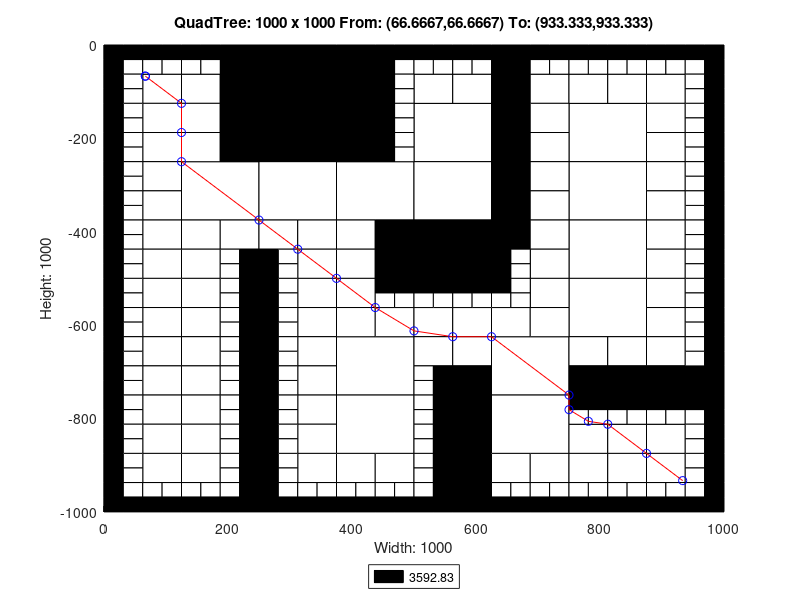

This figure's MATLAB source:
axis([0 1000 -1000 0]);
title('QuadTree: 1000 x 1000 From: (66.6667,66.6667) To: (933.333,933.333)');
xlabel('Width: 1000');
ylabel('Height: 1000');
rectangle('Position',[250 -125 125 125], 'FaceColor',[0 0 0]);
rectangle('Position',[250 -250 125 125], 'FaceColor',[0 0 0]);
rectangle('Position',[125 -375 125 125], 'FaceColor',[1 1 1]);
rectangle('Position',[250 -375 125 125], 'FaceColor',[1 1 1]);
rectangle('Position',[375 -375 125 125], 'FaceColor',[1 1 1]);
rectangle('Position',[500 -250 125 125], 'FaceColor',[1 1 1]);
rectangle('Position',[750 -250 125 125], 'FaceColor',[1 1 1]);
rectangle('Position',[500 -375 125 125], 'FaceColor',[1 1 1]);
rectangle('Position',[500 -500 125 125], 'FaceColor',[0 0 0]);
rectangle('Position',[750 -375 125 125], 'FaceColor',[1 1 1]);
rectangle('Position',[750 -500 125 125], 'FaceColor',[1 1 1]);
rectangle('Position',[375 -750 125 125], 'FaceColor',[1 1 1]);
rectangle('Position',[375 -875 125 125], 'FaceColor',[1 1 1]);
rectangle('Position',[625 -750 125 125], 'FaceColor',[1 1 1]);
rectangle('Position',[750 -625 125 125], 'FaceColor',[1 1 1]);
rectangle('Position',[625 -875 125 125], 'FaceColor',[1 1 1]);
rectangle('Position',[62.5 -125 62.5 62.5], 'FaceColor',[1 1 1]);
rectangle('Position',[187.5 -62.5 62.5 62.5], 'FaceColor',[0 0 0]);
rectangle('Position',[125 -125 62.5 62.5], 'FaceColor',[1 1 1]);
rectangle('Position',[187.5 -125 62.5 62.5], 'FaceColor',[0 0 0]);
rectangle('Position',[62.5 -187.5 62.5 62.5], 'FaceColor',[1 1 1]);
rectangle('Position',[62.5 -250 62.5 62.5], 'FaceColor',[1 1 1]);
rectangle('Position',[125 -187.5 62.5 62.5], 'FaceColor',[1 1 1]);
rectangle('Position',[187.5 -187.5 62.5 62.5], 'FaceColor',[0 0 0]);
rectangle('Position',[125 -250 62.5 62.5], 'FaceColor',[1 1 1]);
rectangle('Position',[187.5 -250 62.5 62.5], 'FaceColor',[0 0 0]);
rectangle('Position',[375 -62.5 62.5 62.5], 'FaceColor',[0 0 0]);
rectangle('Position',[375 -125 62.5 62.5], 'FaceColor',[0 0 0]);
rectangle('Position',[375 -187.5 62.5 62.5], 'FaceColor',[0 0 0]);
rectangle('Position',[375 -250 62.5 62.5], 'FaceColor',[0 0 0]);
rectangle('Position',[62.5 -312.5 62.5 62.5], 'FaceColor',[1 1 1]);
rectangle('Position',[62.5 -375 62.5 62.5], 'FaceColor',[1 1 1]);
rectangle('Position',[62.5 -437.5 62.5 62.5], 'FaceColor',[1 1 1]);
rectangle('Position',[62.5 -500 62.5 62.5], 'FaceColor',[1 1 1]);
rectangle('Position',[125 -437.5 62.5 62.5], 'FaceColor',[1 1 1]);
rectangle('Position',[187.5 -437.5 62.5 62.5], 'FaceColor',[1 1 1]);
rectangle('Position',[125 -500 62.5 62.5], 'FaceColor',[1 1 1]);
rectangle('Position',[250 -437.5 62.5 62.5], 'FaceColor',[1 1 1]);
rectangle('Position',[312.5 -437.5 62.5 62.5], 'FaceColor',[1 1 1]);
rectangle('Position',[312.5 -500 62.5 62.5], 'FaceColor',[1 1 1]);
rectangle('Position',[375 -437.5 62.5 62.5], 'FaceColor',[1 1 1]);
rectangle('Position',[437.5 -437.5 62.5 62.5], 'FaceColor',[0 0 0]);
rectangle('Position',[375 -500 62.5 62.5], 'FaceColor',[1 1 1]);
rectangle('Position',[437.5 -500 62.5 62.5], 'FaceColor',[0 0 0]);
rectangle('Position',[500 -125 62.5 62.5], 'FaceColor',[1 1 1]);
rectangle('Position',[562.5 -125 62.5 62.5], 'FaceColor',[1 1 1]);
rectangle('Position',[625 -62.5 62.5 62.5], 'FaceColor',[0 0 0]);
rectangle('Position',[625 -125 62.5 62.5], 'FaceColor',[0 0 0]);
rectangle('Position',[687.5 -125 62.5 62.5], 'FaceColor',[1 1 1]);
rectangle('Position',[625 -187.5 62.5 62.5], 'FaceColor',[0 0 0]);
rectangle('Position',[687.5 -187.5 62.5 62.5], 'FaceColor',[1 1 1]);
rectangle('Position',[625 -250 62.5 62.5], 'FaceColor',[0 0 0]);
rectangle('Position',[687.5 -250 62.5 62.5], 'FaceColor',[1 1 1]);
rectangle('Position',[750 -125 62.5 62.5], 'FaceColor',[1 1 1]);
rectangle('Position',[812.5 -125 62.5 62.5], 'FaceColor',[1 1 1]);
rectangle('Position',[875 -125 62.5 62.5], 'FaceColor',[1 1 1]);
rectangle('Position',[875 -187.5 62.5 62.5], 'FaceColor',[1 1 1]);
rectangle('Position',[875 -250 62.5 62.5], 'FaceColor',[1 1 1]);
rectangle('Position',[625 -312.5 62.5 62.5], 'FaceColor',[0 0 0]);
rectangle('Position',[687.5 -312.5 62.5 62.5], 'FaceColor',[1 1 1]);
rectangle('Position',[625 -375 62.5 62.5], 'FaceColor',[0 0 0]);
rectangle('Position',[687.5 -375 62.5 62.5], 'FaceColor',[1 1 1]);
rectangle('Position',[625 -437.5 62.5 62.5], 'FaceColor',[0 0 0]);
rectangle('Position',[687.5 -437.5 62.5 62.5], 'FaceColor',[1 1 1]);
rectangle('Position',[687.5 -500 62.5 62.5], 'FaceColor',[1 1 1]);
rectangle('Position',[875 -312.5 62.5 62.5], 'FaceColor',[1 1 1]);
rectangle('Position',[875 -375 62.5 62.5], 'FaceColor',[1 1 1]);
rectangle('Position',[875 -437.5 62.5 62.5], 'FaceColor',[1 1 1]);
rectangle('Position',[875 -500 62.5 62.5], 'FaceColor',[1 1 1]);
rectangle('Position',[62.5 -562.5 62.5 62.5], 'FaceColor',[1 1 1]);
rectangle('Position',[62.5 -625 62.5 62.5], 'FaceColor',[1 1 1]);
rectangle('Position',[125 -562.5 62.5 62.5], 'FaceColor',[1 1 1]);
rectangle('Position',[125 -625 62.5 62.5], 'FaceColor',[1 1 1]);
rectangle('Position',[62.5 -687.5 62.5 62.5], 'FaceColor',[1 1 1]);
rectangle('Position',[62.5 -750 62.5 62.5], 'FaceColor',[1 1 1]);
rectangle('Position',[125 -687.5 62.5 62.5], 'FaceColor',[1 1 1]);
rectangle('Position',[125 -750 62.5 62.5], 'FaceColor',[1 1 1]);
rectangle('Position',[312.5 -562.5 62.5 62.5], 'FaceColor',[1 1 1]);
rectangle('Position',[312.5 -625 62.5 62.5], 'FaceColor',[1 1 1]);
rectangle('Position',[375 -562.5 62.5 62.5], 'FaceColor',[1 1 1]);
rectangle('Position',[375 -625 62.5 62.5], 'FaceColor',[1 1 1]);
rectangle('Position',[437.5 -625 62.5 62.5], 'FaceColor',[1 1 1]);
rectangle('Position',[312.5 -687.5 62.5 62.5], 'FaceColor',[1 1 1]);
rectangle('Position',[312.5 -750 62.5 62.5], 'FaceColor',[1 1 1]);
rectangle('Position',[62.5 -812.5 62.5 62.5], 'FaceColor',[1 1 1]);
rectangle('Position',[62.5 -875 62.5 62.5], 'FaceColor',[1 1 1]);
rectangle('Position',[125 -812.5 62.5 62.5], 'FaceColor',[1 1 1]);
rectangle('Position',[125 -875 62.5 62.5], 'FaceColor',[1 1 1]);
rectangle('Position',[62.5 -937.5 62.5 62.5], 'FaceColor',[1 1 1]);
rectangle('Position',[125 -937.5 62.5 62.5], 'FaceColor',[1 1 1]);
rectangle('Position',[312.5 -812.5 62.5 62.5], 'FaceColor',[1 1 1]);
rectangle('Position',[312.5 -875 62.5 62.5], 'FaceColor',[1 1 1]);
rectangle('Position',[312.5 -937.5 62.5 62.5], 'FaceColor',[1 1 1]);
rectangle('Position',[375 -937.5 62.5 62.5], 'FaceColor',[1 1 1]);
rectangle('Position',[437.5 -937.5 62.5 62.5], 'FaceColor',[1 1 1]);
rectangle('Position',[500 -625 62.5 62.5], 'FaceColor',[1 1 1]);
rectangle('Position',[562.5 -625 62.5 62.5], 'FaceColor',[1 1 1]);
rectangle('Position',[687.5 -562.5 62.5 62.5], 'FaceColor',[1 1 1]);
rectangle('Position',[625 -625 62.5 62.5], 'FaceColor',[1 1 1]);
rectangle('Position',[687.5 -625 62.5 62.5], 'FaceColor',[1 1 1]);
rectangle('Position',[500 -687.5 62.5 62.5], 'FaceColor',[1 1 1]);
rectangle('Position',[562.5 -687.5 62.5 62.5], 'FaceColor',[1 1 1]);
rectangle('Position',[562.5 -750 62.5 62.5], 'FaceColor',[0 0 0]);
rectangle('Position',[875 -562.5 62.5 62.5], 'FaceColor',[1 1 1]);
rectangle('Position',[875 -625 62.5 62.5], 'FaceColor',[1 1 1]);
rectangle('Position',[750 -687.5 62.5 62.5], 'FaceColor',[1 1 1]);
rectangle('Position',[812.5 -687.5 62.5 62.5], 'FaceColor',[1 1 1]);
rectangle('Position',[750 -750 62.5 62.5], 'FaceColor',[0 0 0]);
rectangle('Position',[812.5 -750 62.5 62.5], 'FaceColor',[0 0 0]);
rectangle('Position',[875 -687.5 62.5 62.5], 'FaceColor',[1 1 1]);
rectangle('Position',[875 -750 62.5 62.5], 'FaceColor',[0 0 0]);
rectangle('Position',[937.5 -750 62.5 62.5], 'FaceColor',[0 0 0]);
rectangle('Position',[562.5 -812.5 62.5 62.5], 'FaceColor',[0 0 0]);
rectangle('Position',[562.5 -875 62.5 62.5], 'FaceColor',[0 0 0]);
rectangle('Position',[562.5 -937.5 62.5 62.5], 'FaceColor',[0 0 0]);
rectangle('Position',[562.5 -1000 62.5 62.5], 'FaceColor',[0 0 0]);
rectangle('Position',[625 -937.5 62.5 62.5], 'FaceColor',[1 1 1]);
rectangle('Position',[687.5 -937.5 62.5 62.5], 'FaceColor',[1 1 1]);
rectangle('Position',[750 -875 62.5 62.5], 'FaceColor',[1 1 1]);
rectangle('Position',[812.5 -875 62.5 62.5], 'FaceColor',[1 1 1]);
rectangle('Position',[875 -875 62.5 62.5], 'FaceColor',[1 1 1]);
rectangle('Position',[750 -937.5 62.5 62.5], 'FaceColor',[1 1 1]);
rectangle('Position',[812.5 -937.5 62.5 62.5], 'FaceColor',[1 1 1]);
rectangle('Position',[875 -937.5 62.5 62.5], 'FaceColor',[1 1 1]);
rectangle('Position',[0 -31.25 31.25 31.25], 'FaceColor',[0 0 0]);
rectangle('Position',[31.25 -31.25 31.25 31.25], 'FaceColor',[0 0 0]);
rectangle('Position',[0 -62.5 31.25 31.25], 'FaceColor',[0 0 0]);
rectangle('Position',[31.25 -62.5 31.25 31.25], 'FaceColor',[1 1 1]);
rectangle('Position',[62.5 -31.25 31.25 31.25], 'FaceColor',[0 0 0]);
rectangle('Position',[93.75 -31.25 31.25 31.25], 'FaceColor',[0 0 0]);
rectangle('Position',[62.5 -62.5 31.25 31.25], 'FaceColor',[1 1 1]);
rectangle('Position',[93.75 -62.5 31.25 31.25], 'FaceColor',[1 1 1]);
rectangle('Position',[0 -93.75 31.25 31.25], 'FaceColor',[0 0 0]);
rectangle('Position',[31.25 -93.75 31.25 31.25], 'FaceColor',[1 1 1]);
rectangle('Position',[0 -125 31.25 31.25], 'FaceColor',[0 0 0]);
rectangle('Position',[31.25 -125 31.25 31.25], 'FaceColor',[1 1 1]);
rectangle('Position',[125 -31.25 31.25 31.25], 'FaceColor',[0 0 0]);
rectangle('Position',[156.25 -31.25 31.25 31.25], 'FaceColor',[0 0 0]);
rectangle('Position',[125 -62.5 31.25 31.25], 'FaceColor',[1 1 1]);
rectangle('Position',[156.25 -62.5 31.25 31.25], 'FaceColor',[1 1 1]);
rectangle('Position',[0 -156.25 31.25 31.25], 'FaceColor',[0 0 0]);
rectangle('Position',[31.25 -156.25 31.25 31.25], 'FaceColor',[1 1 1]);
rectangle('Position',[0 -187.5 31.25 31.25], 'FaceColor',[0 0 0]);
rectangle('Position',[31.25 -187.5 31.25 31.25], 'FaceColor',[1 1 1]);
rectangle('Position',[0 -218.75 31.25 31.25], 'FaceColor',[0 0 0]);
rectangle('Position',[31.25 -218.75 31.25 31.25], 'FaceColor',[1 1 1]);
rectangle('Position',[0 -250 31.25 31.25], 'FaceColor',[0 0 0]);
rectangle('Position',[31.25 -250 31.25 31.25], 'FaceColor',[1 1 1]);
rectangle('Position',[437.5 -31.25 31.25 31.25], 'FaceColor',[0 0 0]);
rectangle('Position',[468.75 -31.25 31.25 31.25], 'FaceColor',[0 0 0]);
rectangle('Position',[437.5 -62.5 31.25 31.25], 'FaceColor',[0 0 0]);
rectangle('Position',[468.75 -62.5 31.25 31.25], 'FaceColor',[1 1 1]);
rectangle('Position',[437.5 -93.75 31.25 31.25], 'FaceColor',[0 0 0]);
rectangle('Position',[468.75 -93.75 31.25 31.25], 'FaceColor',[1 1 1]);
rectangle('Position',[437.5 -125 31.25 31.25], 'FaceColor',[0 0 0]);
rectangle('Position',[468.75 -125 31.25 31.25], 'FaceColor',[1 1 1]);
rectangle('Position',[437.5 -156.25 31.25 31.25], 'FaceColor',[0 0 0]);
rectangle('Position',[468.75 -156.25 31.25 31.25], 'FaceColor',[1 1 1]);
rectangle('Position',[437.5 -187.5 31.25 31.25], 'FaceColor',[0 0 0]);
rectangle('Position',[468.75 -187.5 31.25 31.25], 'FaceColor',[1 1 1]);
rectangle('Position',[437.5 -218.75 31.25 31.25], 'FaceColor',[0 0 0]);
rectangle('Position',[468.75 -218.75 31.25 31.25], 'FaceColor',[1 1 1]);
rectangle('Position',[437.5 -250 31.25 31.25], 'FaceColor',[0 0 0]);
rectangle('Position',[468.75 -250 31.25 31.25], 'FaceColor',[1 1 1]);
rectangle('Position',[0 -281.25 31.25 31.25], 'FaceColor',[0 0 0]);
rectangle('Position',[31.25 -281.25 31.25 31.25], 'FaceColor',[1 1 1]);
rectangle('Position',[0 -312.5 31.25 31.25], 'FaceColor',[0 0 0]);
rectangle('Position',[31.25 -312.5 31.25 31.25], 'FaceColor',[1 1 1]);
rectangle('Position',[0 -343.75 31.25 31.25], 'FaceColor',[0 0 0]);
rectangle('Position',[31.25 -343.75 31.25 31.25], 'FaceColor',[1 1 1]);
rectangle('Position',[0 -375 31.25 31.25], 'FaceColor',[0 0 0]);
rectangle('Position',[31.25 -375 31.25 31.25], 'FaceColor',[1 1 1]);
rectangle('Position',[0 -406.25 31.25 31.25], 'FaceColor',[0 0 0]);
rectangle('Position',[31.25 -406.25 31.25 31.25], 'FaceColor',[1 1 1]);
rectangle('Position',[0 -437.5 31.25 31.25], 'FaceColor',[0 0 0]);
rectangle('Position',[31.25 -437.5 31.25 31.25], 'FaceColor',[1 1 1]);
rectangle('Position',[0 -468.75 31.25 31.25], 'FaceColor',[0 0 0]);
rectangle('Position',[31.25 -468.75 31.25 31.25], 'FaceColor',[1 1 1]);
rectangle('Position',[0 -500 31.25 31.25], 'FaceColor',[0 0 0]);
rectangle('Position',[31.25 -500 31.25 31.25], 'FaceColor',[1 1 1]);
rectangle('Position',[187.5 -468.75 31.25 31.25], 'FaceColor',[1 1 1]);
rectangle('Position',[218.75 -468.75 31.25 31.25], 'FaceColor',[0 0 0]);
rectangle('Position',[187.5 -500 31.25 31.25], 'FaceColor',[1 1 1]);
rectangle('Position',[218.75 -500 31.25 31.25], 'FaceColor',[0 0 0]);
rectangle('Position',[250 -468.75 31.25 31.25], 'FaceColor',[0 0 0]);
rectangle('Position',[281.25 -468.75 31.25 31.25], 'FaceColor',[1 1 1]);
rectangle('Position',[250 -500 31.25 31.25], 'FaceColor',[0 0 0]);
rectangle('Position',[281.25 -500 31.25 31.25], 'FaceColor',[1 1 1]);
rectangle('Position',[500 -31.25 31.25 31.25], 'FaceColor',[0 0 0]);
rectangle('Position',[531.25 -31.25 31.25 31.25], 'FaceColor',[0 0 0]);
rectangle('Position',[500 -62.5 31.25 31.25], 'FaceColor',[1 1 1]);
rectangle('Position',[531.25 -62.5 31.25 31.25], 'FaceColor',[1 1 1]);
rectangle('Position',[562.5 -31.25 31.25 31.25], 'FaceColor',[0 0 0]);
rectangle('Position',[593.75 -31.25 31.25 31.25], 'FaceColor',[0 0 0]);
rectangle('Position',[562.5 -62.5 31.25 31.25], 'FaceColor',[1 1 1]);
rectangle('Position',[593.75 -62.5 31.25 31.25], 'FaceColor',[1 1 1]);
rectangle('Position',[687.5 -31.25 31.25 31.25], 'FaceColor',[0 0 0]);
rectangle('Position',[718.75 -31.25 31.25 31.25], 'FaceColor',[0 0 0]);
rectangle('Position',[687.5 -62.5 31.25 31.25], 'FaceColor',[1 1 1]);
rectangle('Position',[718.75 -62.5 31.25 31.25], 'FaceColor',[1 1 1]);
rectangle('Position',[750 -31.25 31.25 31.25], 'FaceColor',[0 0 0]);
rectangle('Position',[781.25 -31.25 31.25 31.25], 'FaceColor',[0 0 0]);
rectangle('Position',[750 -62.5 31.25 31.25], 'FaceColor',[1 1 1]);
rectangle('Position',[781.25 -62.5 31.25 31.25], 'FaceColor',[1 1 1]);
rectangle('Position',[812.5 -31.25 31.25 31.25], 'FaceColor',[0 0 0]);
rectangle('Position',[843.75 -31.25 31.25 31.25], 'FaceColor',[0 0 0]);
rectangle('Position',[812.5 -62.5 31.25 31.25], 'FaceColor',[1 1 1]);
rectangle('Position',[843.75 -62.5 31.25 31.25], 'FaceColor',[1 1 1]);
rectangle('Position',[875 -31.25 31.25 31.25], 'FaceColor',[0 0 0]);
rectangle('Position',[906.25 -31.25 31.25 31.25], 'FaceColor',[0 0 0]);
rectangle('Position',[875 -62.5 31.25 31.25], 'FaceColor',[1 1 1]);
rectangle('Position',[906.25 -62.5 31.25 31.25], 'FaceColor',[1 1 1]);
rectangle('Position',[937.5 -31.25 31.25 31.25], 'FaceColor',[0 0 0]);
rectangle('Position',[968.75 -31.25 31.25 31.25], 'FaceColor',[0 0 0]);
rectangle('Position',[937.5 -62.5 31.25 31.25], 'FaceColor',[1 1 1]);
rectangle('Position',[968.75 -62.5 31.25 31.25], 'FaceColor',[0 0 0]);
rectangle('Position',[937.5 -93.75 31.25 31.25], 'FaceColor',[1 1 1]);
rectangle('Position',[968.75 -93.75 31.25 31.25], 'FaceColor',[0 0 0]);
rectangle('Position',[937.5 -125 31.25 31.25], 'FaceColor',[1 1 1]);
rectangle('Position',[968.75 -125 31.25 31.25], 'FaceColor',[0 0 0]);
rectangle('Position',[937.5 -156.25 31.25 31.25], 'FaceColor',[1 1 1]);
rectangle('Position',[968.75 -156.25 31.25 31.25], 'FaceColor',[0 0 0]);
rectangle('Position',[937.5 -187.5 31.25 31.25], 'FaceColor',[1 1 1]);
rectangle('Position',[968.75 -187.5 31.25 31.25], 'FaceColor',[0 0 0]);
rectangle('Position',[937.5 -218.75 31.25 31.25], 'FaceColor',[1 1 1]);
rectangle('Position',[968.75 -218.75 31.25 31.25], 'FaceColor',[0 0 0]);
rectangle('Position',[937.5 -250 31.25 31.25], 'FaceColor',[1 1 1]);
rectangle('Position',[968.75 -250 31.25 31.25], 'FaceColor',[0 0 0]);
rectangle('Position',[625 -468.75 31.25 31.25], 'FaceColor',[0 0 0]);
rectangle('Position',[656.25 -468.75 31.25 31.25], 'FaceColor',[1 1 1]);
rectangle('Position',[625 -500 31.25 31.25], 'FaceColor',[0 0 0]);
rectangle('Position',[656.25 -500 31.25 31.25], 'FaceColor',[1 1 1]);
rectangle('Position',[937.5 -281.25 31.25 31.25], 'FaceColor',[1 1 1]);
rectangle('Position',[968.75 -281.25 31.25 31.25], 'FaceColor',[0 0 0]);
rectangle('Position',[937.5 -312.5 31.25 31.25], 'FaceColor',[1 1 1]);
rectangle('Position',[968.75 -312.5 31.25 31.25], 'FaceColor',[0 0 0]);
rectangle('Position',[937.5 -343.75 31.25 31.25], 'FaceColor',[1 1 1]);
rectangle('Position',[968.75 -343.75 31.25 31.25], 'FaceColor',[0 0 0]);
rectangle('Position',[937.5 -375 31.25 31.25], 'FaceColor',[1 1 1]);
rectangle('Position',[968.75 -375 31.25 31.25], 'FaceColor',[0 0 0]);
rectangle('Position',[937.5 -406.25 31.25 31.25], 'FaceColor',[1 1 1]);
rectangle('Position',[968.75 -406.25 31.25 31.25], 'FaceColor',[0 0 0]);
rectangle('Position',[937.5 -437.5 31.25 31.25], 'FaceColor',[1 1 1]);
rectangle('Position',[968.75 -437.5 31.25 31.25], 'FaceColor',[0 0 0]);
rectangle('Position',[937.5 -468.75 31.25 31.25], 'FaceColor',[1 1 1]);
rectangle('Position',[968.75 -468.75 31.25 31.25], 'FaceColor',[0 0 0]);
rectangle('Position',[937.5 -500 31.25 31.25], 'FaceColor',[1 1 1]);
rectangle('Position',[968.75 -500 31.25 31.25], 'FaceColor',[0 0 0]);
rectangle('Position',[0 -531.25 31.25 31.25], 'FaceColor',[0 0 0]);
rectangle('Position',[31.25 -531.25 31.25 31.25], 'FaceColor',[1 1 1]);
rectangle('Position',[0 -562.5 31.25 31.25], 'FaceColor',[0 0 0]);
rectangle('Position',[31.25 -562.5 31.25 31.25], 'FaceColor',[1 1 1]);
rectangle('Position',[0 -593.75 31.25 31.25], 'FaceColor',[0 0 0]);
rectangle('Position',[31.25 -593.75 31.25 31.25], 'FaceColor',[1 1 1]);
rectangle('Position',[0 -625 31.25 31.25], 'FaceColor',[0 0 0]);
rectangle('Position',[31.25 -625 31.25 31.25], 'FaceColor',[1 1 1]);
rectangle('Position',[187.5 -531.25 31.25 31.25], 'FaceColor',[1 1 1]);
rectangle('Position',[218.75 -531.25 31.25 31.25], 'FaceColor',[0 0 0]);
rectangle('Position',[187.5 -562.5 31.25 31.25], 'FaceColor',[1 1 1]);
rectangle('Position',[218.75 -562.5 31.25 31.25], 'FaceColor',[0 0 0]);
rectangle('Position',[187.5 -593.75 31.25 31.25], 'FaceColor',[1 1 1]);
rectangle('Position',[218.75 -593.75 31.25 31.25], 'FaceColor',[0 0 0]);
rectangle('Position',[187.5 -625 31.25 31.25], 'FaceColor',[1 1 1]);
rectangle('Position',[218.75 -625 31.25 31.25], 'FaceColor',[0 0 0]);
rectangle('Position',[0 -656.25 31.25 31.25], 'FaceColor',[0 0 0]);
rectangle('Position',[31.25 -656.25 31.25 31.25], 'FaceColor',[1 1 1]);
rectangle('Position',[0 -687.5 31.25 31.25], 'FaceColor',[0 0 0]);
rectangle('Position',[31.25 -687.5 31.25 31.25], 'FaceColor',[1 1 1]);
rectangle('Position',[0 -718.75 31.25 31.25], 'FaceColor',[0 0 0]);
rectangle('Position',[31.25 -718.75 31.25 31.25], 'FaceColor',[1 1 1]);
rectangle('Position',[0 -750 31.25 31.25], 'FaceColor',[0 0 0]);
rectangle('Position',[31.25 -750 31.25 31.25], 'FaceColor',[1 1 1]);
rectangle('Position',[187.5 -656.25 31.25 31.25], 'FaceColor',[1 1 1]);
rectangle('Position',[218.75 -656.25 31.25 31.25], 'FaceColor',[0 0 0]);
rectangle('Position',[187.5 -687.5 31.25 31.25], 'FaceColor',[1 1 1]);
rectangle('Position',[218.75 -687.5 31.25 31.25], 'FaceColor',[0 0 0]);
rectangle('Position',[187.5 -718.75 31.25 31.25], 'FaceColor',[1 1 1]);
rectangle('Position',[218.75 -718.75 31.25 31.25], 'FaceColor',[0 0 0]);
rectangle('Position',[187.5 -750 31.25 31.25], 'FaceColor',[1 1 1]);
rectangle('Position',[218.75 -750 31.25 31.25], 'FaceColor',[0 0 0]);
rectangle('Position',[250 -531.25 31.25 31.25], 'FaceColor',[0 0 0]);
rectangle('Position',[281.25 -531.25 31.25 31.25], 'FaceColor',[1 1 1]);
rectangle('Position',[250 -562.5 31.25 31.25], 'FaceColor',[0 0 0]);
rectangle('Position',[281.25 -562.5 31.25 31.25], 'FaceColor',[1 1 1]);
rectangle('Position',[250 -593.75 31.25 31.25], 'FaceColor',[0 0 0]);
rectangle('Position',[281.25 -593.75 31.25 31.25], 'FaceColor',[1 1 1]);
rectangle('Position',[250 -625 31.25 31.25], 'FaceColor',[0 0 0]);
rectangle('Position',[281.25 -625 31.25 31.25], 'FaceColor',[1 1 1]);
rectangle('Position',[437.5 -531.25 31.25 31.25], 'FaceColor',[0 0 0]);
rectangle('Position',[468.75 -531.25 31.25 31.25], 'FaceColor',[0 0 0]);
rectangle('Position',[437.5 -562.5 31.25 31.25], 'FaceColor',[1 1 1]);
rectangle('Position',[468.75 -562.5 31.25 31.25], 'FaceColor',[1 1 1]);
rectangle('Position',[250 -656.25 31.25 31.25], 'FaceColor',[0 0 0]);
rectangle('Position',[281.25 -656.25 31.25 31.25], 'FaceColor',[1 1 1]);
rectangle('Position',[250 -687.5 31.25 31.25], 'FaceColor',[0 0 0]);
rectangle('Position',[281.25 -687.5 31.25 31.25], 'FaceColor',[1 1 1]);
rectangle('Position',[250 -718.75 31.25 31.25], 'FaceColor',[0 0 0]);
rectangle('Position',[281.25 -718.75 31.25 31.25], 'FaceColor',[1 1 1]);
rectangle('Position',[250 -750 31.25 31.25], 'FaceColor',[0 0 0]);
rectangle('Position',[281.25 -750 31.25 31.25], 'FaceColor',[1 1 1]);
rectangle('Position',[0 -781.25 31.25 31.25], 'FaceColor',[0 0 0]);
rectangle('Position',[31.25 -781.25 31.25 31.25], 'FaceColor',[1 1 1]);
rectangle('Position',[0 -812.5 31.25 31.25], 'FaceColor',[0 0 0]);
rectangle('Position',[31.25 -812.5 31.25 31.25], 'FaceColor',[1 1 1]);
rectangle('Position',[0 -843.75 31.25 31.25], 'FaceColor',[0 0 0]);
rectangle('Position',[31.25 -843.75 31.25 31.25], 'FaceColor',[1 1 1]);
rectangle('Position',[0 -875 31.25 31.25], 'FaceColor',[0 0 0]);
rectangle('Position',[31.25 -875 31.25 31.25], 'FaceColor',[1 1 1]);
rectangle('Position',[187.5 -781.25 31.25 31.25], 'FaceColor',[1 1 1]);
rectangle('Position',[218.75 -781.25 31.25 31.25], 'FaceColor',[0 0 0]);
rectangle('Position',[187.5 -812.5 31.25 31.25], 'FaceColor',[1 1 1]);
rectangle('Position',[218.75 -812.5 31.25 31.25], 'FaceColor',[0 0 0]);
rectangle('Position',[187.5 -843.75 31.25 31.25], 'FaceColor',[1 1 1]);
rectangle('Position',[218.75 -843.75 31.25 31.25], 'FaceColor',[0 0 0]);
rectangle('Position',[187.5 -875 31.25 31.25], 'FaceColor',[1 1 1]);
rectangle('Position',[218.75 -875 31.25 31.25], 'FaceColor',[0 0 0]);
rectangle('Position',[0 -906.25 31.25 31.25], 'FaceColor',[0 0 0]);
rectangle('Position',[31.25 -906.25 31.25 31.25], 'FaceColor',[1 1 1]);
rectangle('Position',[0 -937.5 31.25 31.25], 'FaceColor',[0 0 0]);
rectangle('Position',[31.25 -937.5 31.25 31.25], 'FaceColor',[1 1 1]);
rectangle('Position',[0 -968.75 31.25 31.25], 'FaceColor',[0 0 0]);
rectangle('Position',[31.25 -968.75 31.25 31.25], 'FaceColor',[1 1 1]);
rectangle('Position',[0 -1000 31.25 31.25], 'FaceColor',[0 0 0]);
rectangle('Position',[31.25 -1000 31.25 31.25], 'FaceColor',[0 0 0]);
rectangle('Position',[62.5 -968.75 31.25 31.25], 'FaceColor',[1 1 1]);
rectangle('Position',[93.75 -968.75 31.25 31.25], 'FaceColor',[1 1 1]);
rectangle('Position',[62.5 -1000 31.25 31.25], 'FaceColor',[0 0 0]);
rectangle('Position',[93.75 -1000 31.25 31.25], 'FaceColor',[0 0 0]);
rectangle('Position',[187.5 -906.25 31.25 31.25], 'FaceColor',[1 1 1]);
rectangle('Position',[218.75 -906.25 31.25 31.25], 'FaceColor',[0 0 0]);
rectangle('Position',[187.5 -937.5 31.25 31.25], 'FaceColor',[1 1 1]);
rectangle('Position',[218.75 -937.5 31.25 31.25], 'FaceColor',[0 0 0]);
rectangle('Position',[125 -968.75 31.25 31.25], 'FaceColor',[1 1 1]);
rectangle('Position',[156.25 -968.75 31.25 31.25], 'FaceColor',[1 1 1]);
rectangle('Position',[125 -1000 31.25 31.25], 'FaceColor',[0 0 0]);
rectangle('Position',[156.25 -1000 31.25 31.25], 'FaceColor',[0 0 0]);
rectangle('Position',[187.5 -968.75 31.25 31.25], 'FaceColor',[1 1 1]);
rectangle('Position',[218.75 -968.75 31.25 31.25], 'FaceColor',[0 0 0]);
rectangle('Position',[187.5 -1000 31.25 31.25], 'FaceColor',[0 0 0]);
rectangle('Position',[218.75 -1000 31.25 31.25], 'FaceColor',[0 0 0]);
rectangle('Position',[250 -781.25 31.25 31.25], 'FaceColor',[0 0 0]);
rectangle('Position',[281.25 -781.25 31.25 31.25], 'FaceColor',[1 1 1]);
rectangle('Position',[250 -812.5 31.25 31.25], 'FaceColor',[0 0 0]);
rectangle('Position',[281.25 -812.5 31.25 31.25], 'FaceColor',[1 1 1]);
rectangle('Position',[250 -843.75 31.25 31.25], 'FaceColor',[0 0 0]);
rectangle('Position',[281.25 -843.75 31.25 31.25], 'FaceColor',[1 1 1]);
rectangle('Position',[250 -875 31.25 31.25], 'FaceColor',[0 0 0]);
rectangle('Position',[281.25 -875 31.25 31.25], 'FaceColor',[1 1 1]);
rectangle('Position',[250 -906.25 31.25 31.25], 'FaceColor',[0 0 0]);
rectangle('Position',[281.25 -906.25 31.25 31.25], 'FaceColor',[1 1 1]);
rectangle('Position',[250 -937.5 31.25 31.25], 'FaceColor',[0 0 0]);
rectangle('Position',[281.25 -937.5 31.25 31.25], 'FaceColor',[1 1 1]);
rectangle('Position',[250 -968.75 31.25 31.25], 'FaceColor',[0 0 0]);
rectangle('Position',[281.25 -968.75 31.25 31.25], 'FaceColor',[1 1 1]);
rectangle('Position',[250 -1000 31.25 31.25], 'FaceColor',[0 0 0]);
rectangle('Position',[281.25 -1000 31.25 31.25], 'FaceColor',[0 0 0]);
rectangle('Position',[312.5 -968.75 31.25 31.25], 'FaceColor',[1 1 1]);
rectangle('Position',[343.75 -968.75 31.25 31.25], 'FaceColor',[1 1 1]);
rectangle('Position',[312.5 -1000 31.25 31.25], 'FaceColor',[0 0 0]);
rectangle('Position',[343.75 -1000 31.25 31.25], 'FaceColor',[0 0 0]);
rectangle('Position',[375 -968.75 31.25 31.25], 'FaceColor',[1 1 1]);
rectangle('Position',[406.25 -968.75 31.25 31.25], 'FaceColor',[1 1 1]);
rectangle('Position',[375 -1000 31.25 31.25], 'FaceColor',[0 0 0]);
rectangle('Position',[406.25 -1000 31.25 31.25], 'FaceColor',[0 0 0]);
rectangle('Position',[437.5 -968.75 31.25 31.25], 'FaceColor',[1 1 1]);
rectangle('Position',[468.75 -968.75 31.25 31.25], 'FaceColor',[1 1 1]);
rectangle('Position',[437.5 -1000 31.25 31.25], 'FaceColor',[0 0 0]);
rectangle('Position',[468.75 -1000 31.25 31.25], 'FaceColor',[0 0 0]);
rectangle('Position',[500 -531.25 31.25 31.25], 'FaceColor',[0 0 0]);
rectangle('Position',[531.25 -531.25 31.25 31.25], 'FaceColor',[0 0 0]);
rectangle('Position',[500 -562.5 31.25 31.25], 'FaceColor',[1 1 1]);
rectangle('Position',[531.25 -562.5 31.25 31.25], 'FaceColor',[1 1 1]);
rectangle('Position',[562.5 -531.25 31.25 31.25], 'FaceColor',[0 0 0]);
rectangle('Position',[593.75 -531.25 31.25 31.25], 'FaceColor',[0 0 0]);
rectangle('Position',[562.5 -562.5 31.25 31.25], 'FaceColor',[1 1 1]);
rectangle('Position',[593.75 -562.5 31.25 31.25], 'FaceColor',[1 1 1]);
rectangle('Position',[625 -531.25 31.25 31.25], 'FaceColor',[0 0 0]);
rectangle('Position',[656.25 -531.25 31.25 31.25], 'FaceColor',[1 1 1]);
rectangle('Position',[625 -562.5 31.25 31.25], 'FaceColor',[1 1 1]);
rectangle('Position',[656.25 -562.5 31.25 31.25], 'FaceColor',[1 1 1]);
rectangle('Position',[500 -718.75 31.25 31.25], 'FaceColor',[1 1 1]);
rectangle('Position',[531.25 -718.75 31.25 31.25], 'FaceColor',[0 0 0]);
rectangle('Position',[500 -750 31.25 31.25], 'FaceColor',[1 1 1]);
rectangle('Position',[531.25 -750 31.25 31.25], 'FaceColor',[0 0 0]);
rectangle('Position',[937.5 -531.25 31.25 31.25], 'FaceColor',[1 1 1]);
rectangle('Position',[968.75 -531.25 31.25 31.25], 'FaceColor',[0 0 0]);
rectangle('Position',[937.5 -562.5 31.25 31.25], 'FaceColor',[1 1 1]);
rectangle('Position',[968.75 -562.5 31.25 31.25], 'FaceColor',[0 0 0]);
rectangle('Position',[937.5 -593.75 31.25 31.25], 'FaceColor',[1 1 1]);
rectangle('Position',[968.75 -593.75 31.25 31.25], 'FaceColor',[0 0 0]);
rectangle('Position',[937.5 -625 31.25 31.25], 'FaceColor',[1 1 1]);
rectangle('Position',[968.75 -625 31.25 31.25], 'FaceColor',[0 0 0]);
rectangle('Position',[937.5 -656.25 31.25 31.25], 'FaceColor',[1 1 1]);
rectangle('Position',[968.75 -656.25 31.25 31.25], 'FaceColor',[0 0 0]);
rectangle('Position',[937.5 -687.5 31.25 31.25], 'FaceColor',[1 1 1]);
rectangle('Position',[968.75 -687.5 31.25 31.25], 'FaceColor',[0 0 0]);
rectangle('Position',[500 -781.25 31.25 31.25], 'FaceColor',[1 1 1]);
rectangle('Position',[531.25 -781.25 31.25 31.25], 'FaceColor',[0 0 0]);
rectangle('Position',[500 -812.5 31.25 31.25], 'FaceColor',[1 1 1]);
rectangle('Position',[531.25 -812.5 31.25 31.25], 'FaceColor',[0 0 0]);
rectangle('Position',[500 -843.75 31.25 31.25], 'FaceColor',[1 1 1]);
rectangle('Position',[531.25 -843.75 31.25 31.25], 'FaceColor',[0 0 0]);
rectangle('Position',[500 -875 31.25 31.25], 'FaceColor',[1 1 1]);
rectangle('Position',[531.25 -875 31.25 31.25], 'FaceColor',[0 0 0]);
rectangle('Position',[500 -906.25 31.25 31.25], 'FaceColor',[1 1 1]);
rectangle('Position',[531.25 -906.25 31.25 31.25], 'FaceColor',[0 0 0]);
rectangle('Position',[500 -937.5 31.25 31.25], 'FaceColor',[1 1 1]);
rectangle('Position',[531.25 -937.5 31.25 31.25], 'FaceColor',[0 0 0]);
rectangle('Position',[500 -968.75 31.25 31.25], 'FaceColor',[1 1 1]);
rectangle('Position',[531.25 -968.75 31.25 31.25], 'FaceColor',[0 0 0]);
rectangle('Position',[500 -1000 31.25 31.25], 'FaceColor',[0 0 0]);
rectangle('Position',[531.25 -1000 31.25 31.25], 'FaceColor',[0 0 0]);
rectangle('Position',[625 -968.75 31.25 31.25], 'FaceColor',[1 1 1]);
rectangle('Position',[656.25 -968.75 31.25 31.25], 'FaceColor',[1 1 1]);
rectangle('Position',[625 -1000 31.25 31.25], 'FaceColor',[0 0 0]);
rectangle('Position',[656.25 -1000 31.25 31.25], 'FaceColor',[0 0 0]);
rectangle('Position',[687.5 -968.75 31.25 31.25], 'FaceColor',[1 1 1]);
rectangle('Position',[718.75 -968.75 31.25 31.25], 'FaceColor',[1 1 1]);
rectangle('Position',[687.5 -1000 31.25 31.25], 'FaceColor',[0 0 0]);
rectangle('Position',[718.75 -1000 31.25 31.25], 'FaceColor',[0 0 0]);
rectangle('Position',[750 -781.25 31.25 31.25], 'FaceColor',[0 0 0]);
rectangle('Position',[781.25 -781.25 31.25 31.25], 'FaceColor',[0 0 0]);
rectangle('Position',[750 -812.5 31.25 31.25], 'FaceColor',[1 1 1]);
rectangle('Position',[781.25 -812.5 31.25 31.25], 'FaceColor',[1 1 1]);
rectangle('Position',[812.5 -781.25 31.25 31.25], 'FaceColor',[0 0 0]);
rectangle('Position',[843.75 -781.25 31.25 31.25], 'FaceColor',[0 0 0]);
rectangle('Position',[812.5 -812.5 31.25 31.25], 'FaceColor',[1 1 1]);
rectangle('Position',[843.75 -812.5 31.25 31.25], 'FaceColor',[1 1 1]);
rectangle('Position',[875 -781.25 31.25 31.25], 'FaceColor',[0 0 0]);
rectangle('Position',[906.25 -781.25 31.25 31.25], 'FaceColor',[0 0 0]);
rectangle('Position',[875 -812.5 31.25 31.25], 'FaceColor',[1 1 1]);
rectangle('Position',[906.25 -812.5 31.25 31.25], 'FaceColor',[1 1 1]);
rectangle('Position',[937.5 -781.25 31.25 31.25], 'FaceColor',[0 0 0]);
rectangle('Position',[968.75 -781.25 31.25 31.25], 'FaceColor',[0 0 0]);
rectangle('Position',[937.5 -812.5 31.25 31.25], 'FaceColor',[1 1 1]);
rectangle('Position',[968.75 -812.5 31.25 31.25], 'FaceColor',[0 0 0]);
rectangle('Position',[937.5 -843.75 31.25 31.25], 'FaceColor',[1 1 1]);
rectangle('Position',[968.75 -843.75 31.25 31.25], 'FaceColor',[0 0 0]);
rectangle('Position',[937.5 -875 31.25 31.25], 'FaceColor',[1 1 1]);
rectangle('Position',[968.75 -875 31.25 31.25], 'FaceColor',[0 0 0]);
rectangle('Position',[750 -968.75 31.25 31.25], 'FaceColor',[1 1 1]);
rectangle('Position',[781.25 -968.75 31.25 31.25], 'FaceColor',[1 1 1]);
rectangle('Position',[750 -1000 31.25 31.25], 'FaceColor',[0 0 0]);
rectangle('Position',[781.25 -1000 31.25 31.25], 'FaceColor',[0 0 0]);
rectangle('Position',[812.5 -968.75 31.25 31.25], 'FaceColor',[1 1 1]);
rectangle('Position',[843.75 -968.75 31.25 31.25], 'FaceColor',[1 1 1]);
rectangle('Position',[812.5 -1000 31.25 31.25], 'FaceColor',[0 0 0]);
rectangle('Position',[843.75 -1000 31.25 31.25], 'FaceColor',[0 0 0]);
rectangle('Position',[937.5 -906.25 31.25 31.25], 'FaceColor',[1 1 1]);
rectangle('Position',[968.75 -906.25 31.25 31.25], 'FaceColor',[0 0 0]);
rectangle('Position',[937.5 -937.5 31.25 31.25], 'FaceColor',[1 1 1]);
rectangle('Position',[968.75 -937.5 31.25 31.25], 'FaceColor',[0 0 0]);
rectangle('Position',[875 -968.75 31.25 31.25], 'FaceColor',[1 1 1]);
rectangle('Position',[906.25 -968.75 31.25 31.25], 'FaceColor',[1 1 1]);
rectangle('Position',[875 -1000 31.25 31.25], 'FaceColor',[0 0 0]);
rectangle('Position',[906.25 -1000 31.25 31.25], 'FaceColor',[0 0 0]);
rectangle('Position',[937.5 -968.75 31.25 31.25], 'FaceColor',[1 1 1]);
rectangle('Position',[968.75 -968.75 31.25 31.25], 'FaceColor',[0 0 0]);
rectangle('Position',[937.5 -1000 31.25 31.25], 'FaceColor',[0 0 0]);
rectangle('Position',[968.75 -1000 31.25 31.25], 'FaceColor',[0 0 0]);
X=[933.333,875,812.5,781.25,750,750,625,562.5,500,437.5,375,312.5,250,125,125,125,66.6667,66.6667];
Y=[-933.333,-875,-812.5,-806.25,-781.25,-750,-625,-625,-612.5,-562.5,-500,-437.5,-375,-250,-187.5,-125,-66.6667,-66.6667];
hold on;
plot(X,Y,'r');
plot(X,Y,'bo');
legend('3592.83','Location','southoutside');
